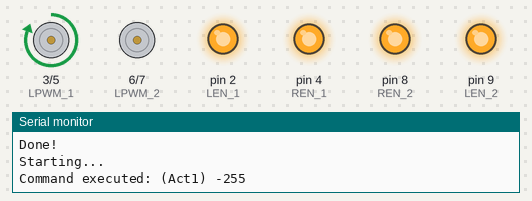
A sketch run on a simulated Arduino Uno, built with avr-gcc and run on an emulated ATmega328P. On the bench: motor-driver pin pairs drawn as motors (green arrow = first pin HIGH = forward, orange = second pin HIGH = backward, longer = more drive), output pins drawn as LEDs (lit = HIGH), the last lines printed to the serial monitor.

Above: at 0.5 s.
At 2.5 s:
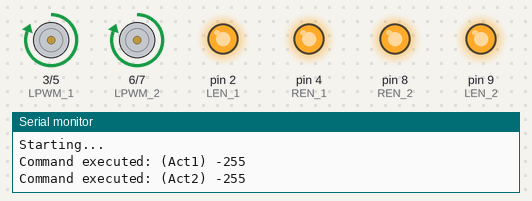
At 4.5 s:
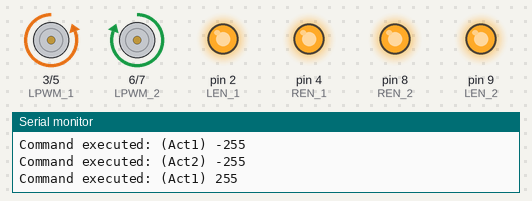
At 6.5 s:
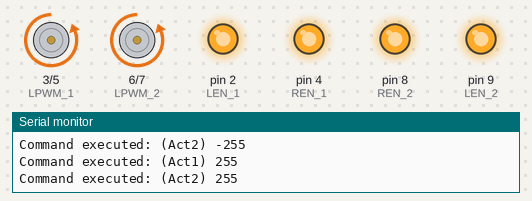
Timing chart, 0 to 15.6 s (numbered marks = the images above):
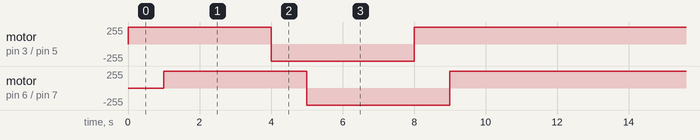

Measured:
- by itself, motor on pin 3 (LPWM_1) / pin 5 (RPWM_1), motor on pin 6 (LPWM_2) / pin 7 (RPWM_2): repeats every 12.0 s: backward 255/255 4.0 s, forward 255/255 8.0 s

The sketch:

driver_test.ino
```cpp
//Motor Driver: Actuator1-6inch
const int LEN_1 = 2;
const int REN_1 = 4;
const int LPWM_1 = 3;
const int RPWM_1 = 5;

//Motor Driver: Actuator2
const int LEN_2 = 9;
const int REN_2 = 8;
const int LPWM_2 = 6;
const int RPWM_2 = 7;

void setup(){
  Serial.begin(9600) ;

//For Actuator1:
  pinMode( LEN_1, OUTPUT ) ;
  pinMode( REN_1, OUTPUT ) ;
  pinMode( LPWM_1, OUTPUT ) ;
  pinMode( RPWM_1, OUTPUT ) ;

  //For Actuator2:
  pinMode( LEN_2, OUTPUT ) ;
  pinMode( REN_2, OUTPUT ) ;
  pinMode( LPWM_2, OUTPUT ) ;
  pinMode( RPWM_2, OUTPUT ) ;
  Serial.println("Done!") ;

  digitalWrite(REN_1,HIGH);
  digitalWrite(REN_2,HIGH);
  digitalWrite(LEN_1,HIGH);
  digitalWrite(LEN_2,HIGH);
}

void execute_actuator( int command[] ) { //PWM speed to be adjusted as per voltage available in the battery and iterataion time
  //Index-> 0 for Act1-6inch; 1 fror Act2-8inch

  //command[0] = ( command[0]/*Vbattery*/ )*255 ;
  //command[1] = ( command[1]/*Vbattery*/ )*255 ;

  if ( command[0]>255 ){
    command[0] = 255 ;
  }
  if ( command[0]<-255 ){
    command[0] = -255 ;
  }
  if ( command[1]>255 ){
    command[1] = 255 ;
  }
  if ( command[1]<-255 ){
    command[1] = -255 ;
  }

  if ( command[0]>0 ) { //Actuator1
    digitalWrite(REN_1,HIGH);
    digitalWrite(LEN_1,HIGH);
    analogWrite(RPWM_1,255);
    analogWrite(LPWM_1,0);
    Serial.print("Command executed: (Act1) ");
    Serial.println(command[0]);
    delay(1000);
  }
  if ( command[0]<0 ) { //Actuator1
    digitalWrite(LEN_1,HIGH);
    digitalWrite(REN_1,HIGH);
    analogWrite(RPWM_1,0);
    analogWrite(LPWM_1,255);
    Serial.print("Command executed: (Act1) ");
    Serial.println(command[0]);
    delay(1000);
  }

  if ( command[1]>0 ) { //Actuator2
    digitalWrite(REN_2,HIGH);
    digitalWrite(REN_2,HIGH);
    analogWrite(RPWM_2,255);
    analogWrite(LPWM_2,0);
    Serial.print("Command executed: (Act2) ");
    Serial.println(command[1]);
    delay(1000);
  }
  if ( command[1]<0 ) { //Actuator2
    digitalWrite(LEN_2,HIGH);
    digitalWrite(LEN_2,HIGH);
    analogWrite(RPWM_2,0);
    analogWrite(LPWM_2,255);
    Serial.print("Command executed: (Act2) ");
    Serial.println(command[1]);
    delay(1000);
  }
  //Serial.print( "Executed Commands: " ) ; Serial.print( command[0] ) ; Serial.print( "  |  " ) ; Serial.println( command[1] ) ;
  delay(1000) ; //mandatory delay for adjustment and iteration time

}

void loop() {
  // put your main code here, to run repeatedly:
  Serial.println("Starting...");
  digitalWrite(REN_1,HIGH);
  digitalWrite(REN_2,HIGH);
  digitalWrite(LEN_1,HIGH);
  digitalWrite(LEN_2,HIGH);
  int command[2] = { -255, -255 } ;
  execute_actuator(command) ;
  delay(1000);
  int command1[2] = { 255, 255 } ;
  execute_actuator(command1) ;
  delay(1000);
  int command2[2] = { -255,  -255 } ;
  execute_actuator(command2) ;
  delay(1000);
}
```
